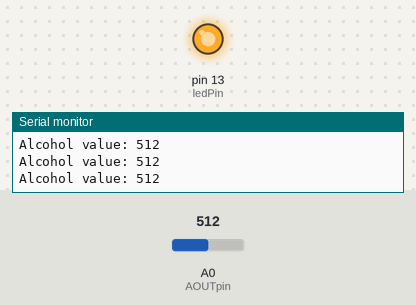
Bench run of a sketch on a simulated Arduino Uno, built with avr-gcc and run on an emulated ATmega328P. Shown: output pins drawn as LEDs (lit = HIGH), the last lines printed to the serial monitor. The test bench sets the inputs (shaded band); at power-on: A0 (AOUTpin) = 512.

Above: at 1.2 s.
1.3 s: A0 (AOUTpin) set to 317
2.8 s: A0 (AOUTpin) set to 283
At 3.9 s:
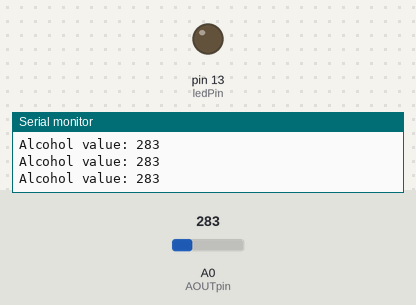
4.4 s: A0 (AOUTpin) set to 306
At 5.6 s:
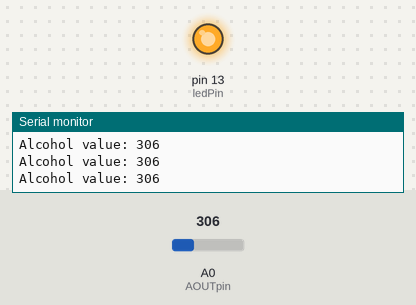
6.0 s: A0 (AOUTpin) set to 290
At 7.4 s:
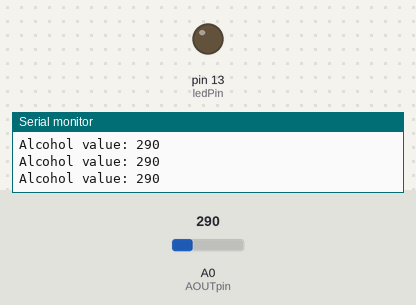
Timing chart, 0 to 8.6 s (numbered marks = the images above; inputs shaded):
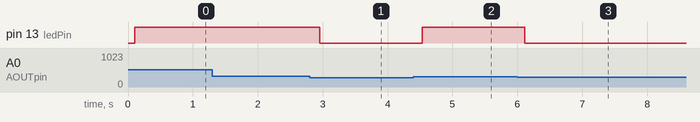

The sketch:

ALCh.ino
```cpp
const int AOUTpin=0;//the AOUT pin of the alcohol sensor goes into analog pin A0 of the arduino
const int DOUTpin=8;//the DOUT pin of the alcohol sensor goes into digital pin D8 of the arduino
const int ledPin=13;//the anode of the LED connects to digital pin D13 of the arduino

int limit;
int value;

void setup() {
Serial.begin(115200);//sets the baud rate
pinMode(DOUTpin, INPUT);//sets the pin as an input to the arduino
pinMode(ledPin, OUTPUT);//sets the pin as an output of the arduino
}

void loop()
{delay(5);
value= analogRead(AOUTpin);//reads the analaog value from the alcohol sensor's AOUT pin
Serial.print("Alcohol value: ");
Serial.println(value);//prints the alcohol value
delay(100) ;
if (value > 300){
digitalWrite(ledPin, HIGH);//if limit has been reached, LED turns on as status indicator
}
else{
digitalWrite(ledPin, LOW);//if threshold not reached, LED remains off
}
}
```

Measured:
- the behaviour switches between 301 and 300 on A0 (AOUTpin) (found by bisection; images 0 and 1)
- after the input at 2.8 s, pin 13 (ledPin): HIGH → LOW after 0.15 s
- after the input at 4.4 s, pin 13 (ledPin): LOW → HIGH after 0.13 s
- after the input at 6.0 s, pin 13 (ledPin): HIGH → LOW after 0.12 s
